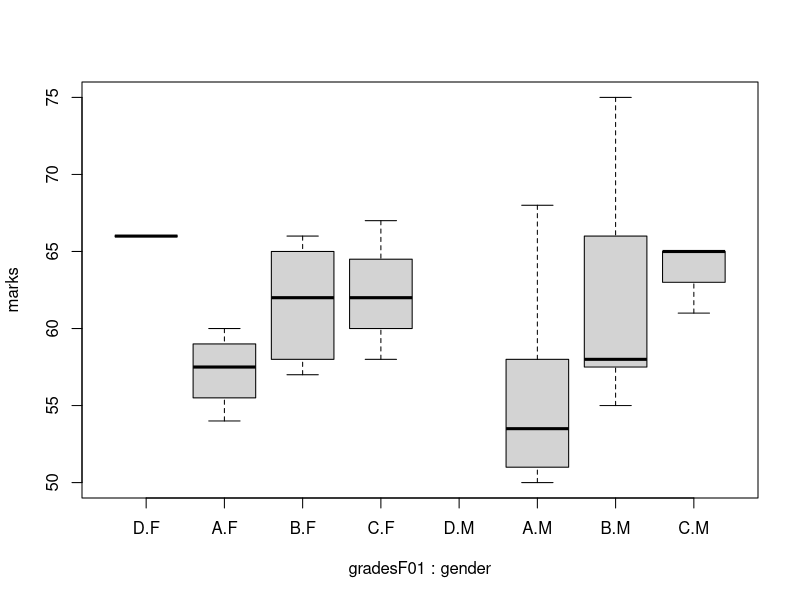
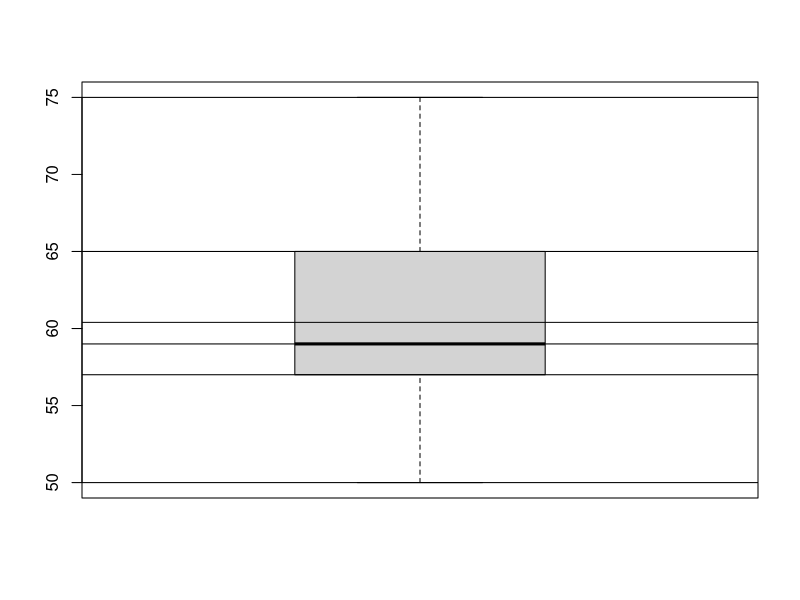

The R script that drew these images, in order:
(grades=sample(c('A','B','C','D'),size=30,replace=T,prob=c(.4,.3,.2,.1)))
(gradesF=factor(grades))
summary(grades)
summary(gradesF)
table(grades)
table(gradesF)
class(gradesF)
(gradesF0=factor(grades,ordered=T))
(gradesF01=factor(grades,ordered=T,levels=c('D','A','B','C')))
summary(gradesF01)

(marks=ceiling(rnorm(30,mean=60,sd=5)))
(gender=factor(sample(c('M','F'),size=30,replace=T)))
(student=data.frame(marks,gradesF01))
boxplot(marks~gradesF01+gender,data=student)
boxplot(marks)
summary(marks)
abline(h=summary(marks))
